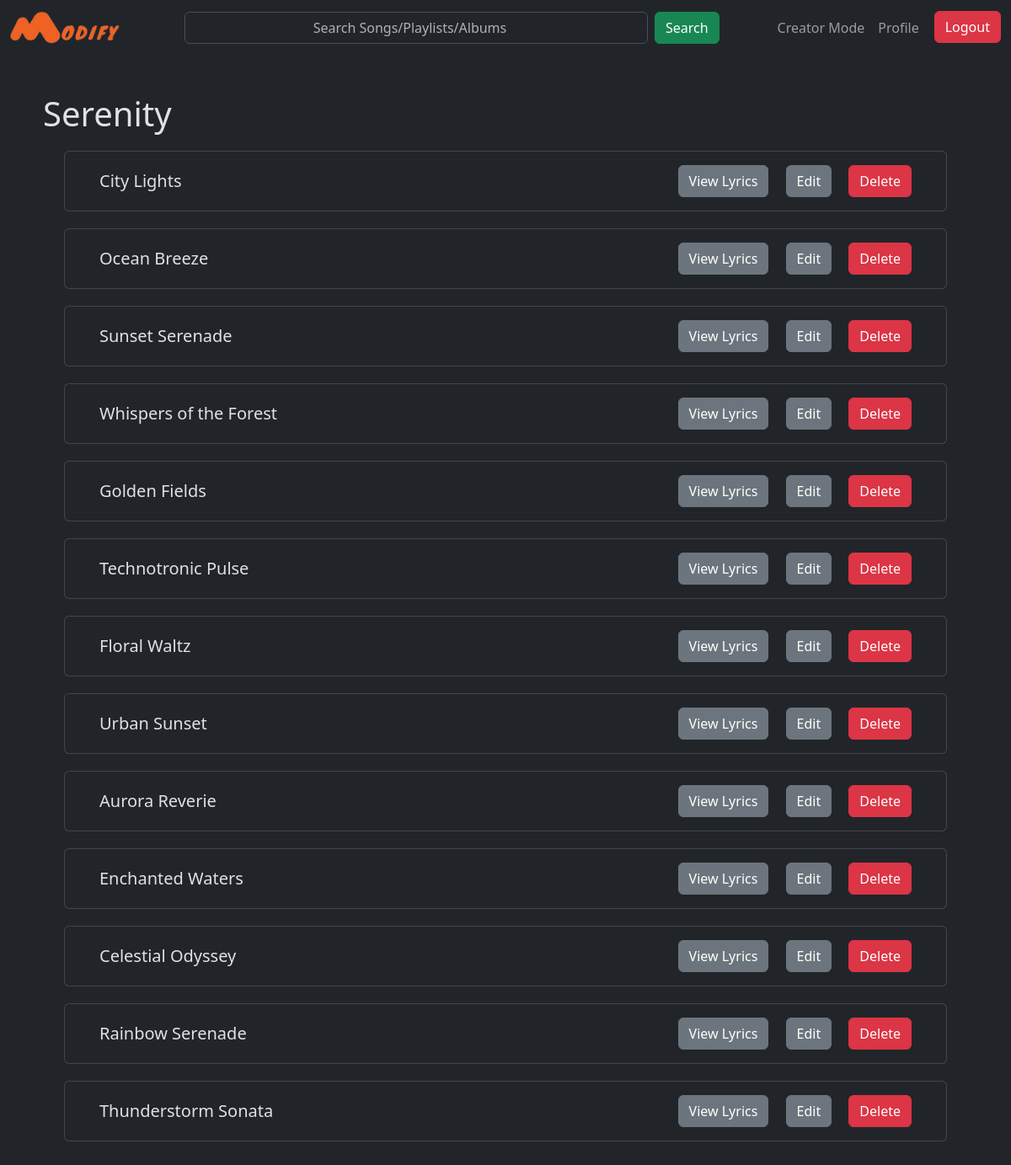
The app's page /album-details/1 (signed in) with its own data.
### application/models.py (models this page shows)
class Album(db.Model):
    id = db.Column(db.Integer, primary_key=True, autoincrement=True)
    name = db.Column(db.String(120), nullable=False)
    artist = db.Column(db.String(120), nullable=False)
    genre = db.Column(db.String(120), nullable=False)
    user_id = db.Column(db.Integer, db.ForeignKey('user.id', name='fk_album_user'), nullable=False)
    flagged = db.Column(db.Integer, nullable=False, default=0)

class Song(db.Model):
    id = db.Column(db.Integer, primary_key=True, autoincrement=True)
    name = db.Column(db.String(120), nullable=False)
    artist = db.Column(db.String(120), nullable=False)
    duration = db.Column(db.Integer, nullable=False)
    lyrics = db.Column(db.String(120), nullable=True)
    album = db.Column(db.Integer, db.ForeignKey('album.id', name='fk_song_album'), nullable=True)
    release_date = db.Column(db.String(120), nullable=False)
    user_id = db.Column(db.Integer, db.ForeignKey('user.id', name='fk_song_user'), nullable=False)
    flagged = db.Column(db.Integer, nullable=False, default=0)
    image = db.Column(db.String(120), nullable=True)

### application/controllers.py (the view)
@app.route("/album-details/<int:album_id>", methods = ["GET", "POST"])
def album_details(album_id):
    if 'user_id' in session:
        if session['type'] == 'creator' or session['type'] == 'admin':
            album = Album.query.filter_by(id=album_id).first()
            songs = Song.query.filter_by(album=album_id).all()
            return render_template("album_details.html",album=album, songs=songs)
    else:
        return redirect(url_for('user_login'))

### templates/album_details.html (shortened to what this page needs)
{% extends "base.html" %}
{% block navbar %}
<div class="collapse navbar-collapse" id="navbarSupportedContent">
    <form class="d-flex mx-auto" action="/search-results" method="GET">
        <input class="form-control me-2 text-center" type="search" name="query" placeholder="Search Songs/Playlists/Albums" aria-label="Search" style="width: 550px;">
        <button class="btn btn-success" type="submit">Search</button>
    </form>
    <ul class="navbar-nav ms-auto mb-2 mb-lg-0">
        <li class="nav-item">
            <a class="nav-link {% if request.path == '/creator-home' %} active {% endif %}" href="/creator-account">Creator Mode</a>
        </li>
        <li class="nav-item">
            <a class="nav-link {% if request.path == '/profile' %} active {% endif %}" href="/profile">Profile</a>
        </li>
        <li class="nav-item">
            <a href="/logout" style="color: white; text-decoration: none; margin-left: 10px;"><button class="btn btn-danger btn-block">Logout</button></a>
        </li>
    </ul>
</div>
{% endblock navbar %}
{% block content %}
<div class="container-sm border border-dark" style="margin-bottom:10px; padding:20px; border-radius: 10px;" >
    <h1>{{ album.name }}</h1>
    {% for song in songs %}
        <div class="card" style="margin-left: 25px; margin-right: 25px; margin-top: 20px;">
            <div class="card-body d-flex justify-content-between align-items-center" style="margin-left: 25px; margin-right: 25px;">
                <h5 class="card-title" style="margin: 0;">{{ song.name }}</h5>
                <div>
                    <a href="/song-details/{{ song.id }}" class="btn btn-secondary ms-3">View Lyrics</a>
                    <a href="/song-edit/{{ song.id }}" class="btn btn-secondary ms-3">Edit</a>
                    <button class="btn btn-danger ms-3" data-bs-toggle="modal" data-bs-target="#DeleteModal{{ song.id }}">Delete</button>
                </div>
            </div>
        </div>
    {% endfor %}
    <br>
</div>
{% endblock content %}

### records on screen
Album: name "Serenity"
Song: name "City Lights"
Song: name "Ocean Breeze"
Song: name "Sunset Serenade"
Song: name "Whispers of the Forest"
Song: name "Golden Fields"
Song: name "Technotronic Pulse"
Song: name "Floral Waltz"
Song: name "Urban Sunset"
Song: name "Aurora Reverie"
Song: name "Enchanted Waters"
Song: name "Celestial Odyssey"
Song: name "Rainbow Serenade"
Song: name "Thunderstorm Sonata"
